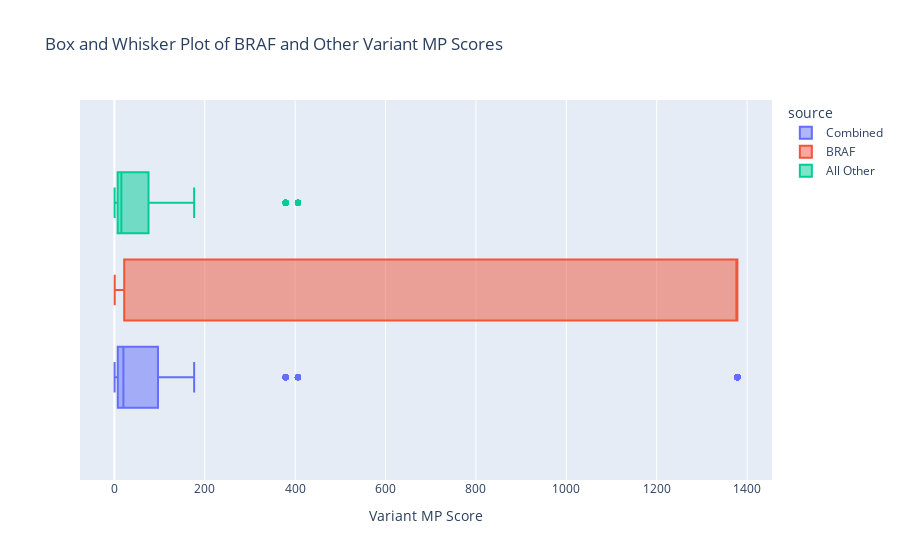

This figure's notebook cell:
### Markdown cell above
### Distribution of Variant MP Scores
Upon manual inspection, I noticed that BRAF containing variants tended to have huge Variant MP Scores and wondered how this compared to the rest of the data set of gene variants with therapeutic data.

### Code cell
braf_df = df[df['variant_label'].str.contains('BRAF')]
not_braf_df = df[~df['variant_label'].str.contains('BRAF')]

combined_df = pd.concat([
    pd.DataFrame({'variant_mp_score': df['variant_mp_score'], 'source': 'Combined'}),
    pd.DataFrame({'variant_mp_score': braf_df['variant_mp_score'], 'source': 'BRAF'}),
    pd.DataFrame({'variant_mp_score': not_braf_df['variant_mp_score'], 'source': 'All Other'})
])

# Create a horizontal box plot with both datasets
fig = px.box(combined_df, x='variant_mp_score', color='source', title='Box and Whisker Plot of BRAF and Other Variant MP Scores')

# Update layout for better visuals
fig.update_layout(
    xaxis_title="Variant MP Score",
    boxmode='group'  # Shows the boxes side by side
)

# Show the plot
fig.show()
pio.write_image(fig, "Var_mp_score_dist_BRAF_vs_Other.png", format='png', width=1200, height=400, scale=5)

### Figure 1 — Plotly figure (JSON) as saved in the notebook; plotly's stock layout.template omitted (floating-point values rounded to 4 significant figures; data arrays with more than 128 entries replaced by an {"elided": "..."} marker saying what was removed)
{"data": [{"alignmentgroup": "True", "hovertemplate": "source=Combined<br>variant_mp_score=%{x}<extra></extra>", "legendgroup": "Combined", "marker": {"color": "#636efa"}, "name": "Combined", "notched": false, "offsetgroup": "Combined", "orientation": "h", "showlegend": true, "type": "box", "x": {"elided": "1042 float values"}, "x0": " ", "xaxis": "x", "y0": " ", "yaxis": "y"}, {"alignmentgroup": "True", "hovertemplate": "source=BRAF<br>variant_mp_score=%{x}<extra></extra>", "legendgroup": "BRAF", "marker": {"color": "#EF553B"}, "name": "BRAF", "notched": false, "offsetgroup": "BRAF", "orientation": "h", "showlegend": true, "type": "box", "x": {"elided": "160 float values"}, "x0": " ", "xaxis": "x", "y0": " ", "yaxis": "y"}, {"alignmentgroup": "True", "hovertemplate": "source=All Other<br>variant_mp_score=%{x}<extra></extra>", "legendgroup": "All Other", "marker": {"color": "#00cc96"}, "name": "All Other", "notched": false, "offsetgroup": "All Other", "orientation": "h", "showlegend": true, "type": "box", "x": {"elided": "882 float values"}, "x0": " ", "xaxis": "x", "y0": " ", "yaxis": "y"}], "layout": {"boxmode": "group", "legend": {"title": {"text": "source"}, "tracegroupgap": 0}, "title": {"text": "Box and Whisker Plot of BRAF and Other Variant MP Scores"}, "xaxis": {"anchor": "y", "domain": [0, 1], "title": {"text": "Variant MP Score"}}, "yaxis": {"anchor": "x", "domain": [0, 1]}}}
